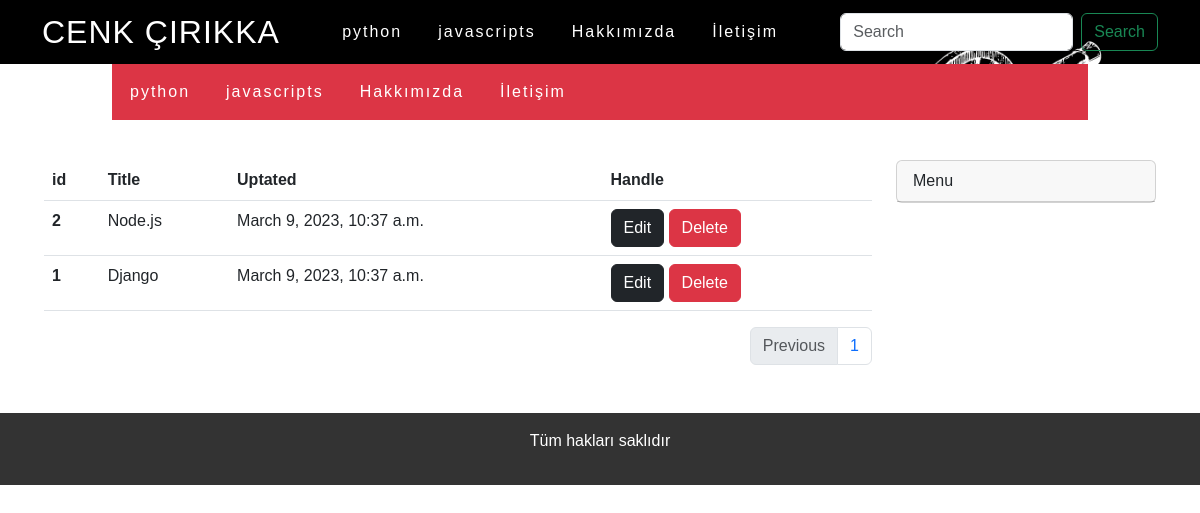
/mytext (signed in), run on an earlier commit of the app's database.
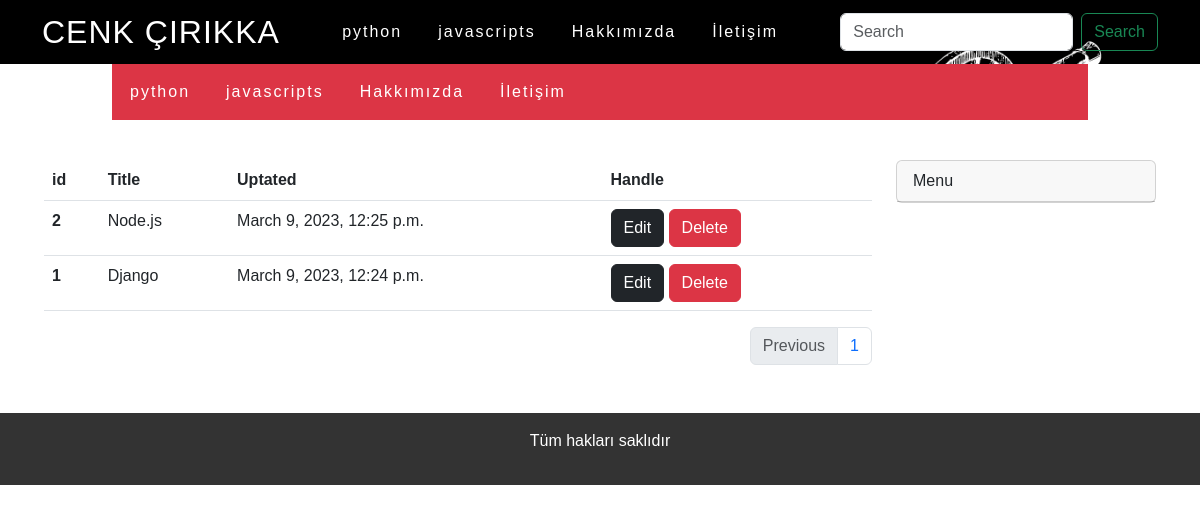
And on a later commit of the database.
### blog/models/text.py (models this page shows, shortened)
class textModel(dataAbstractModel):
    image = models.ImageField(upload_to='textImages')
    title = models.CharField(max_length=50)
    content = RichTextField()
    slug = AutoSlugField(populate_from='title', unique=True)
    category = models.ManyToManyField(categoryModel, related_name='text')
    author =models.ForeignKey(customUserModel ,related_name='texts',on_delete=models.CASCADE)
    class Meta:
        verbose_name ='text'
        verbose_name_plural = 'Texts'
        db_table = 'text'

### blog/views/mytext.py (the view)
# urls.py: path('mytext', mytext, name='mytext'),
@login_required(login_url='/')
def mytext(request):
    texts = request.user.texts.order_by('-id') #ters ilişki text model içerisindeki M2M sayesinde yaptık. #
    page = request.GET.get('page')
    paginator = Paginator(texts, 10)
    return render(request , 'pages/mytext.html', context={
        'texts': paginator.get_page(page),
    })

### blog/templatetags/categoryList.py (called while the page is built)
@register.simple_tag
def categoryList():
    categories = categoryModel.objects.all()
    return categories

### blog/templates/pages/mytext.html (shortened to what this page needs)
{% extends 'base.html' %}
{% block content%}
<table class="table  table-hover">
  <thead>
    <tr>
      <th scope="col">id</th>
      <th scope="col">Title</th>
      <th scope="col">Uptated</th>
      <th scope="col">Handle</th>
    </tr>
  </thead>
  <tbody>
    {% for text in texts %}
    <tr>
      <th scope="row">{{text.id}}</th>
      <td>{{text.title}}</td>
      <td>{{text.updatedAtTime}}</td>
      <td>
        <a class= "btn btn-dark" href= "{% url 'update-text' slug=text.slug %}">
          Edit
          </a>
          <a class= "btn btn-danger" href= "{% url 'delete-text' slug=text.slug %}">
            Delete
          </a>
      </td>
    </tr>
    {% empty %}
    <div class="alert alert-warning  p-0" role="alert">
      have no anytext
    </div>
    {% endfor %}
  </tbody>
</table>
  <nav aria-label="Page navigation example">
    <ul class="pagination justify-content-end">
      {% if texts.has_previous %}
      <li class="page-item">
        <a class="page-link" href='?page={{texts.previous_page_number}}' tabindex="-1" aria-disabled="true" >Previous</a>
      </li>
      {%else%}
      <li class="page-item disabled">
        <a class="page-link" href='#' tabindex="-1" aria-disabled="true"
          >Previous</a>
      </li>
      {% endif %}
      <li class="page-item">
        <a class="page-link" href="#"> {{texts.number}} </a>
      </li>
    </ul>
  </nav>
{% endblock %}

What changed in the data, as far as the page shows it:
changed textModel "Node.js": updatedAtTime "March 9, 2023, 10:37 a.m." → "March 9, 2023, 12:25 p.m."
changed textModel "Django": updatedAtTime "March 9, 2023, 10:37 a.m." → "March 9, 2023, 12:24 p.m."
